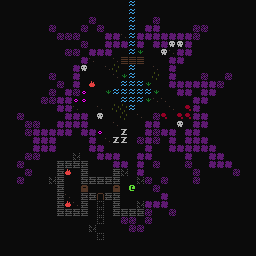

This is a level from a 2D game, rendered from its Tiled map with the project's own tilesets. A one-line summary and the map file follow, with tile-layer data summarised:
An orthogonal 32x32 tile map with 8x8 px tiles, 1 tile layer (Cave), 5 hidden layers not drawn.

<map version="1.4" tiledversion="1.4.2" orientation="orthogonal" renderorder="right-down" width="32" height="32" tilewidth="8" tileheight="8" infinite="0" backgroundcolor="#0b0b0b" nextlayerid="7" nextobjectid="1">
 <tileset firstgid="1" source="ascii_plus.tsx" />
 <layer id="2" name="Cave" width="32" height="32">
  <data>[1024 cells, 289 non-empty, 19 distinct tile ids]</data>
 </layer>
 <layer id="3" name="Monochrome A" width="32" height="32" visible="0">
  <data>[1024 cells, 1024 non-empty, 1 distinct tile ids]</data>
 </layer>
 <layer id="4" name="Monochrome B" width="32" height="32" visible="0">
  <data>[1024 cells, 506 non-empty, 21 distinct tile ids]</data>
 </layer>
 <layer id="1" name="Ruins" width="32" height="32" visible="0">
  <data>[1024 cells, 824 non-empty, 20 distinct tile ids]</data>
 </layer>
 <layer id="5" name="Dungeon A" width="32" height="32" visible="0">
  <data>[1024 cells, 582 non-empty, 10 distinct tile ids]</data>
 </layer>
 <layer id="6" name="Dungeon B" width="32" height="32" visible="0">
  <data>[1024 cells, 72 non-empty, 15 distinct tile ids]</data>
 </layer>
</map>
